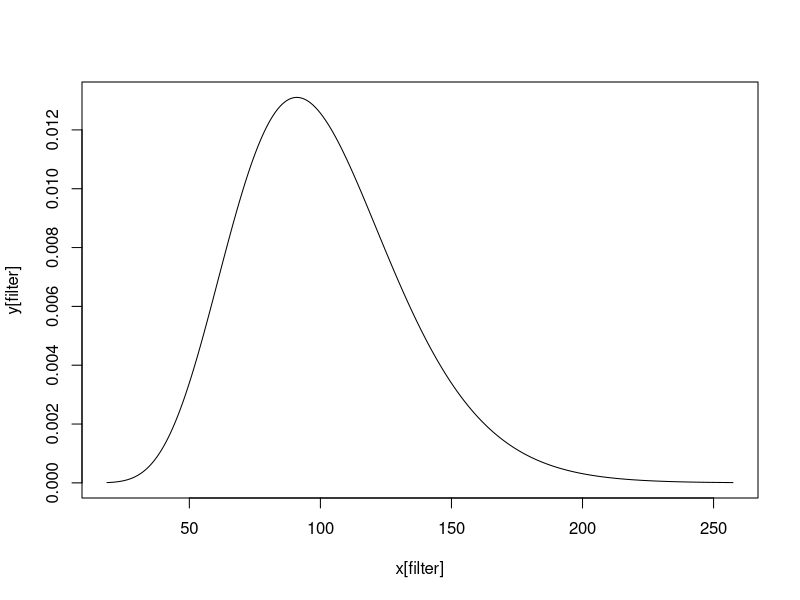

Generate this figure with R:
### Title:    Visualize Penalty Parameters' Priors
### Author:   Kyle M. Lang
### Created:  2019-MAR-06
### Modified: 2019-MAR-06

### BL ###
shape <- 10.1
rate  <- 0.1

mn <- shape / rate
vr <- shape / rate^2

mn
vr

end    <- 1000
badSam <- TRUE
while(badSam) {
    x <- seq(0, end, 0.1)
    y <- dgamma(x, shape = shape, rate = rate)
    
    ## Filter out trivial density values:
    filter <- y > 1e-5

    ## Do we have adequate support?
    if(filter[end])
        end <- end + 100
    else 
        badSam <- FALSE
}

## Hack to keep initial element in highly skewed distributions:
tmp <- min(which(filter))
filter[tmp - 1] <- TRUE

plot(x = x[filter], y = y[filter], type = "l")
